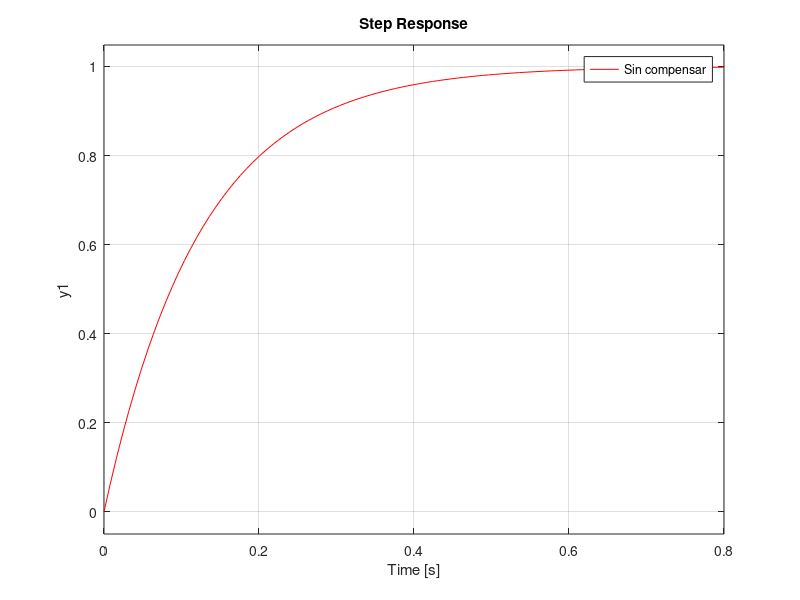
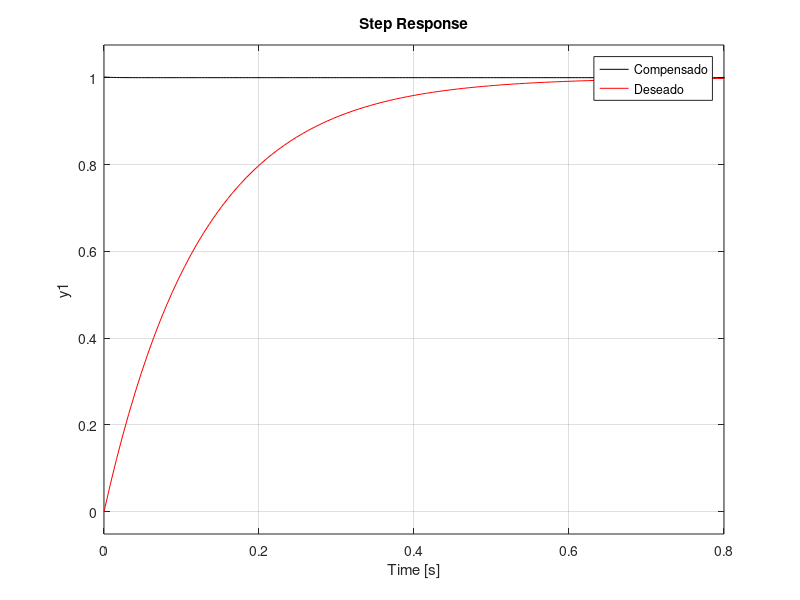

Write MATLAB code to recreate these figures, in order.
clc
close all
clear

%-------proceso----
g=tf([1 -1],[1 2]);
step(g,'k')
g_cl=feedback(g,1);
hold on

%deseado
Ts=0.5;
tao=Ts/4;

g_d=tf(1,[tao 1]);
hold on
step(g_cl,'b')
step(g_d,'r')
legend('Sin compensar','sin compensar en CL','Deseado')
[P Z]=pzmap(g_d)

pol_d=[1 1/tao];
pol_a=conv(pol_d,[1 80]);

%------controlador----
K_p=-640;
T_i=(88-K_p)/(1-88*K_p);
g_c=tf([K_p*T_i K_p],[T_i 0]);

%--------compensado----
sis_ol=g_c*g;
sis_cl=feedback(sis_ol,1);
figure
step(sis_cl,'k')
hold on
step(g_d,'r')
legend('Compensado','Deseado')
[p z]=pzmap(sis_cl)
